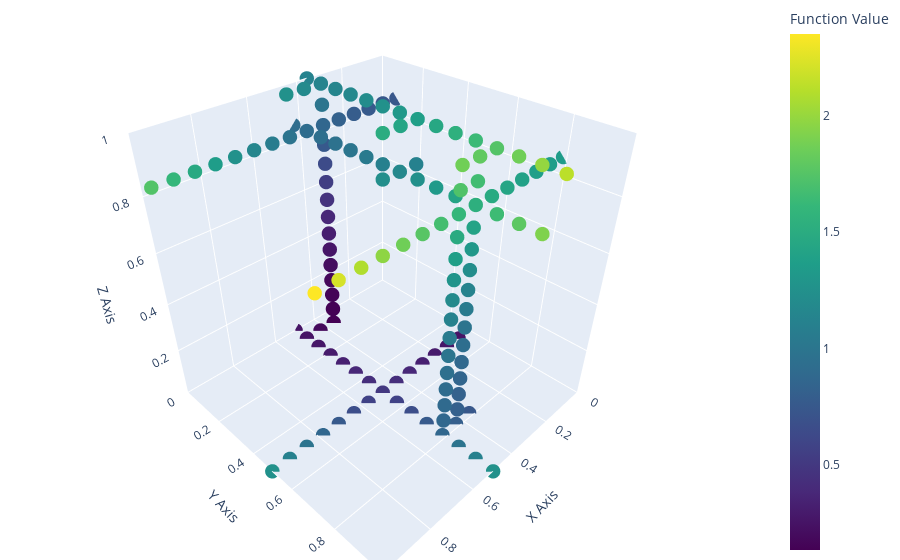

The notebook cell this image was saved under:
### Code cell
# Let's make a tree that corresponds to a simple 3D tree {{{x}, {y}}, {z}}
N = 15 # primitive grid size
r = 3
grids = [Grid(np.linspace(0., 1., N), i) for i in range(3)]
x, y, z, = 0, 1, 2

# build incomplete edge-grids
# up-sweep
a_up = grids[x].random_subset(r)
b_up = grids[y].random_subset(r)
c_up = (a_up @ b_up).random_subset(r)

# down-sweep
c_down = grids[z].random_subset(r)
a_down = (c_down @ b_up).random_subset(r)
b_down = (c_down @ a_up).random_subset(r)

# build complete node-grids
A = (grids[0] @ a_down).permute()
B = (grids[1] @ b_down).permute()
C = (grids[2] @ c_up).permute()
L = (a_up @ b_up @ c_down).permute()

# combine them into a single grid
xyz = L + A + B + C 
f = xyz.evaluate(fun)

from qutree.plot import plot_xyz
plot_xyz(xyz, f)

### Figure 1 — Plotly figure (JSON) as saved in the notebook; plotly's stock layout.template omitted (floating-point values rounded to 4 significant figures; data arrays with more than 128 entries replaced by an {"elided": "..."} marker saying what was removed)
{"data": [{"marker": {"color": {"elided": "162 float values"}, "colorbar": {"title": {"text": "Function Value"}}, "colorscale": [[0, "#440154"], [0.1111, "#482878"], [0.2222, "#3e4989"], [0.3333, "#31688e"], [0.4444, "#26828e"], [0.5556, "#1f9e89"], [0.6667, "#35b779"], [0.7778, "#6ece58"], [0.8889, "#b5de2b"], [1, "#fde725"]], "size": 5}, "mode": "markers", "type": "scatter3d", "x": {"elided": "162 float values"}, "y": {"elided": "162 float values"}, "z": {"elided": "162 float values"}}], "layout": {"margin": {"b": 0, "l": 0, "r": 0, "t": 0}, "scene": {"aspectmode": "cube", "xaxis": {"autorange": false, "range": [0, 1], "title": {"text": "X Axis"}}, "yaxis": {"autorange": false, "range": [0, 1], "title": {"text": "Y Axis"}}, "zaxis": {"autorange": false, "range": [0, 1], "title": {"text": "Z Axis"}}}}}
